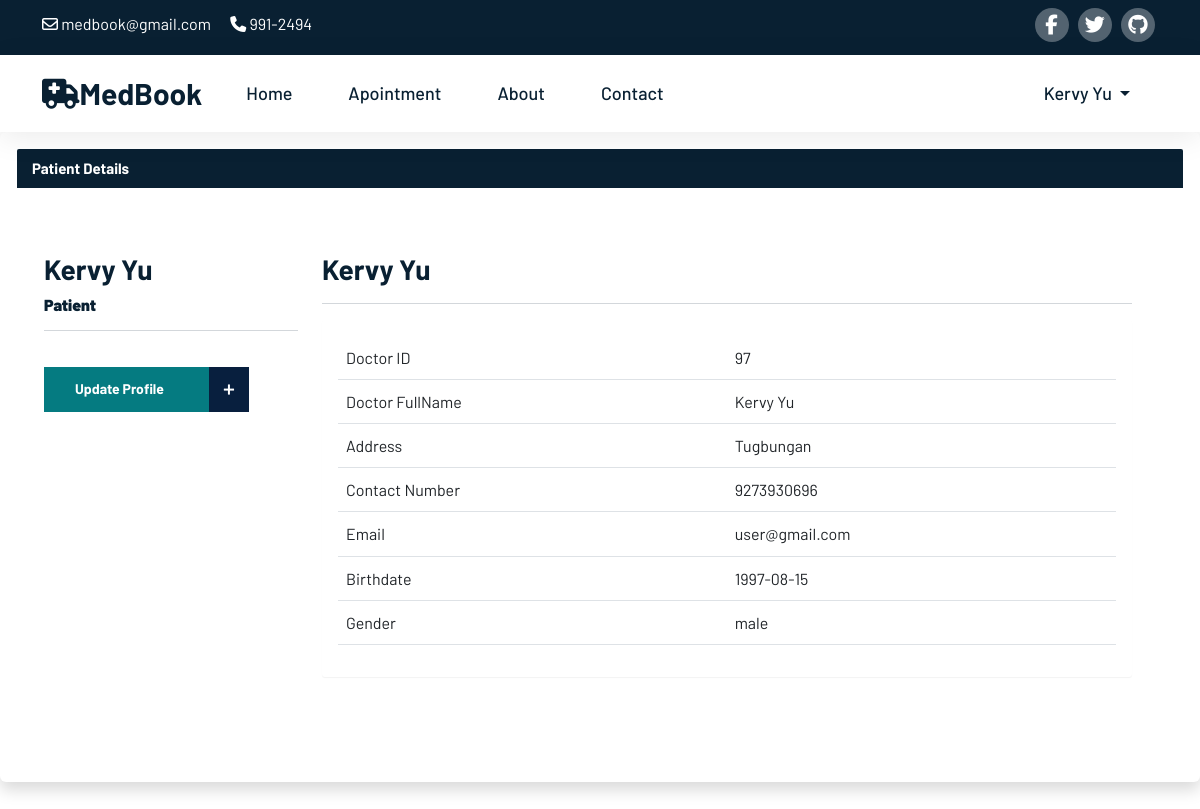
Page /user/userprofile.php (signed in) on the committed database.
### tables this page shows
CREATE TABLE `patient` (
  `patientID` int(11) NOT NULL,
  `p_FullName` varchar(100) NOT NULL,
  `p_password` varchar(100) NOT NULL,
  `p_DOB` date NOT NULL,
  `p_gender` varchar(20) NOT NULL,
  `p_address` varchar(100) NOT NULL,
  `p_number` bigint(100) NOT NULL,
  `p_email` varchar(100) NOT NULL,
  `patient_type` varchar(100) NOT NULL DEFAULT 'user'
);

### user/userprofile.php (the view, shortened to what this page needs)
<?php
include 'C:\xampp\htdocs\Web_Tech\config\config.php';
include 'C:\xampp\htdocs\Web_Tech\user\userheader.php';
?>
<?php
include 'C:\xampp\htdocs\Web_Tech\config\config.php';
$currentUser = $_SESSION['email'];
$sql = "SELECT * FROM patient WHERE p_email = '$currentUser'";
$result = mysqli_query($conn, $sql);
if ($result) {
if (mysqli_num_rows($result) > 0) {
while ($row = mysqli_fetch_array($result)) {
?>
<!DOCTYPE html>
<html lang="en">
<head>
    <link href="https://cdn.jsdelivr.net/npm/bootstrap@5.2.0/dist/css/bootstrap.min.css" rel="stylesheet">
    <link rel="stylesheet" type="text/css" href="/Web_Tech/css/style.css">
    <link rel="stylesheet" type="text/css" href="/Web_Tech/css/reglog.css">
    <link rel="stylesheet" href="/Web_Tech/css/docprofile.css">
</head>
<body>
<div class="panel panel-primary shadow p-3 mb-5 bg-body rounded">
    <div class="panel-heading" style="background-color: #092032">
        <h3 class="panel-title">Patient Details</h3>
    </div>
    <div class="panel-body">
        <div class="container">
            <section style="padding-bottom: 50px; padding-top: 50px;">
                <div class="row">
                    <div class="row">
                        <div class="col-md-3 col-sm-3">
                            <div class="user-wrapper" >
                                <div class="description">
                                    <h3><?php echo $row['p_FullName'] ?></h3>
                                    <h6> <strong> Patient </strong></h6>
                                    <hr />
                                    <div class="form-group mb-0">
                                        <button type="submit" class="btn medilife-btn" id="medilife" data-bs-toggle="modal" data-bs-target="#userprofile"><a style="color: white; text-decoration: none;" href="?update=<?php echo $row['patientID']; ?>"> Update Profile </a><span>+</span></button>
                                    </div>
                                </div>
                            </div>
                        </div>
                        <div class="col-md-9 col-sm-9  user-wrapper">
                            <div class="description">
                                <h3> <?php echo $row['p_FullName']; ?> </h3>
                                <hr />
                                <div class="panel panel-default">
                                    <div class="panel-body">
                                        <table class="table table-user-information" align="center">
                                            <tbody>
                                            <tr>
                                                <td>Doctor ID</td>
                                                <td><?php echo $row['patientID']; ?></td>
                                            </tr>
                                            <tr>
                                                <td>Doctor FullName</td>
                                                <td><?php echo $row['p_FullName']; ?></td>
                                            </tr>
                                            <tr>
                                                <td>Address</td>
                                                <td><?php echo $row['p_address']; ?></td>
                                            </tr>
                                            <tr>
                                                <td>Contact Number</td>
                                                <td><?php echo $row['p_number']; ?>
                                                </td>
                                            </tr>
                                            <tr>
                                                <td>Email</td>
                                                <td><?php echo $row['p_email']; ?>
                                                </td>
                                            </tr>
                                            <tr>
                                                <td>Birthdate</td>
                                                <td><?php echo $row['p_DOB']; ?>
                                                </td>
                                            <tr>
                                                <td>Gender</td>
                                                <td><?php echo $row['p_gender']; ?>
                                                </td>
                                            </tr>
                                            </tbody>
                                        </table>
                                    </div>
                                </div>
                            </div>
                        </div>
                    </div>
                </div>
            </section>
        </div>
    </div>
</div>
<?php
}
}
}
?>
</body>
</html>

### user/userheader.php (shortened to what this page needs)
<!DOCTYPE html>
<html lang="en">
<head>
    <link href="https://cdn.jsdelivr.net/npm/bootstrap@5.2.0/dist/css/bootstrap.min.css" rel="stylesheet">
    <link rel="stylesheet" type="text/css" href="/Web_Tech/css/style.css">
    <link rel="stylesheet" type="text/css" href="/Web_Tech/css/reglog.css">
    <link rel="stylesheet" type="text/css" href="/Web_Tech/css/header.css">
</head>
<body>
<div class="top-nav" id="home">
    <div class="container">
        <div class="row justify-content-between">
            <div class="col-auto">
                <p>
                    <i class="fa-regular fa-envelope"></i>
                    <span>medbook@gmail.com</span>
                </p>
                <p>
                    <i class="fa-solid fa-phone"></i>
                    <span>991-2494</span>
                </p>
            </div>
            <div class="col-auto social-icons">
                <a href=""><i class="fa-brands fa-facebook-f"></i></a>
                <a href=""><i class="fa-brands fa-twitter"></i></i></a>
                <a href=""><i class="fa-brands fa-github"></i></i></a>
            </div>
        </div>
    </div>
</div>
<header class="sticky-top">
    <nav class="navbar navbar-expand-lg navbar-light bg-white">
        <div class="container">
            <div class="navbar-brand">
            <a href="#" class="mb-0" >
                <i class="fa-solid fa-truck-medical"></i>MedBook
            </a>
            </div>
            <div class="collapse navbar-collapse" id="navbarNav">
                <ul class="navbar-nav" id="nav_left">
                    <li class="nav-item">
                        <a class="nav-link" aria-current="page" href="/Web_Tech/user/userhome.php">Home</a>
                    </li>
                    <li class="nav-item">
                        <a class="nav-link" href="/Web_Tech/user/userappointment.php">Apointment</a>
                    </li>
                    <li class="nav-item">
                        <a class="nav-link" href="#">About</a>
                    </li>
                    <li class="nav-item">
                        <a class="nav-link" href="#">Contact</a>
                    </li>
                </ul>
                <ul class="navbar-nav ms-auto" id="nav_right">
                    <?php
                    $currentUser = $_SESSION['email'];
                    $sql = "SELECT * FROM patient WHERE p_email = '$currentUser'";
                    $result = mysqli_query($conn, $sql);
                    if ($result) {
                        if (mysqli_num_rows($result) > 0) {
                            while ($row = mysqli_fetch_array($result)) {
                                ?>
                                <li class="nav-item dropdown collapse navbar-collapse" id="navbarSupportedContent">
                                    <a class="nav-link dropdown-toggle" id="navbarDropdownMenuLink" role="button" data-bs-toggle="dropdown" aria-expanded="false">
                                       <?php echo $row['p_FullName'];?>
                                    </a>
                                </li>
                                <?php
                            }
                        }
                    }
                    ?>
                </ul>
            </div>
        </div>
</nav>
</header>
</body>
</html>

### css/style.css (style rules this page uses)
body { font-family: 'Barlow', sans-serif; line-height: 1.7; color: #516171; }
h1,h2,h3,h4,h5,h6 { font-weight: 700; color: #092032; }
a { color: #092032; font-weight: 700; }
.btn { padding: 9px 24px; }
p { color: #f6f6f6; }
#medilife { display: inline-block; color: #ffffff; background-color: #057b81; height: 45px; padding: 0 55px 0 30px; line-height: 42px; font-size: 14px; min-width: 140px; border-radius: 0; font-weight: 700; position: relative; z-index: 1; transition-duration: 500ms; }
.medilife-btn span { width: 40px; height: 45px; background-color: #081f3e; display: inline-block; position: absolute; top: -1px; right: -30px; font-size: 24px; color: #ffffff; font-weight: 500; transition-duration: 500ms; }
.panel { margin-bottom: 23px; background-color: #ffffff; border: 1px solid transparent; border-radius: 3px; -webkit-box-shadow: 0 1px 1px rgba(0, 0, 0, 0.05); box-shadow: 0 1px 1px rgba(0, 0, 0, 0.05); }
.panel-body { padding: 15px; }
.panel-heading { padding: 10px 15px; border-bottom: 1px solid transparent; border-top-right-radius: 2px; border-top-left-radius: 2px; }
.panel-title { margin-top: 0; margin-bottom: 0; font-size: 15px; color: inherit; }
.panel-default { border-color: #dddddd; }

### css/reglog.css (style rules this page uses)
.btn { padding: 9px 24px; margin-top: 20px; }

### css/header.css (style rules this page uses)
.top-nav { padding: 3px; background-color: #092032; }
.top-nav p { padding: 5px 0 0 0; margin-bottom: 10px; display: inline-block; margin-right: 16px; color: white; }
.top-nav i, .top-nav span { vertical-align: middle; }
.social-icons { padding: 5px 0 10px 0; }
.social-icons a { width: 34px; height: 34px; margin:0 3px 0 3px; background-color: rgba(255, 255, 255, 0.3); display: inline-flex ; align-items: center; justify-content: center; text-decoration: none; color: white; font-size: 20px; border-radius: 100%; transition: 0.3s ease; }
.navbar { box-shadow: 0 6px 30px rgba(0, 0, 0, 0.08); }
.navbar a { color: #092032; text-decoration: none; font-weight: 500; transition: 0.5s ease; }
.navbar-brand a { font-weight: 700; font-size: 30px; color: #092032; }
.navbar-nav { font-weight: 700; font-size: 18px; }
.nav-item { margin: 0 20px 0 20px; }

### css/docprofile.css (style rules this page uses)
.panel { margin-bottom: 23px; background-color: #ffffff; border: 1px solid transparent; border-radius: 3px; box-shadow: 0 1px 1px rgba(0, 0, 0, 0.05); }
.panel-body { padding: 15px; }
.panel-heading { padding: 10px 15px; border-bottom: 1px solid transparent; border-top-right-radius: 2px; border-top-left-radius: 2px; }
.panel-title { margin-top: 0; margin-bottom: 0; font-size: 15px; color: inherit; }
.panel-primary > .panel-heading { color: #ffffff; background-color: #2196f3; }

### rows in the picture
patient: p_FullName "Kervy Yu", patientID "97", p_address "Tugbungan", p_number "9273930696", p_email "user@gmail.com", p_DOB "1997-08-15", p_gender "male"
